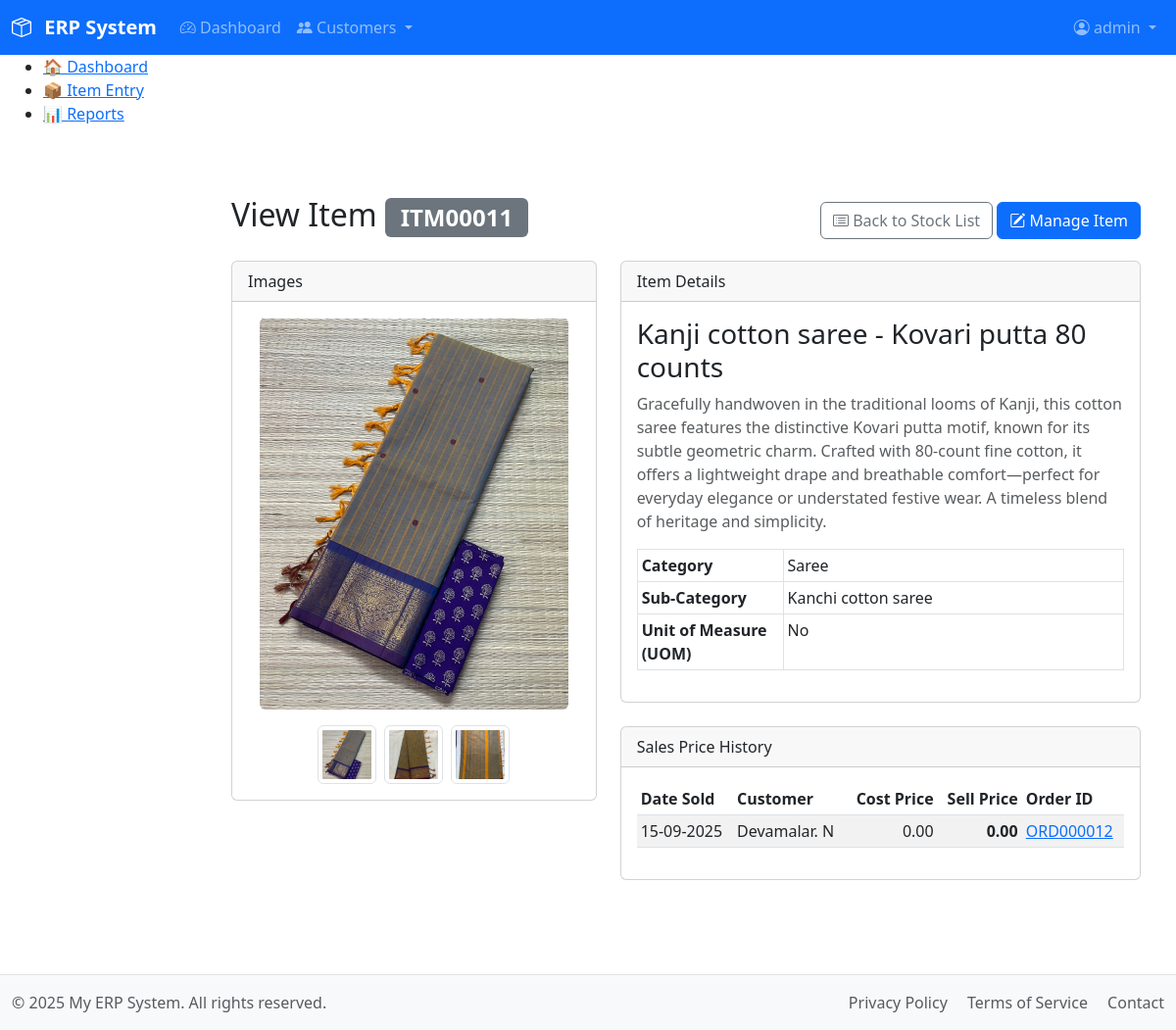
Page /modules/inventory/view_item.php?item_id=ITM00011 (signed in) on the earlier database version.
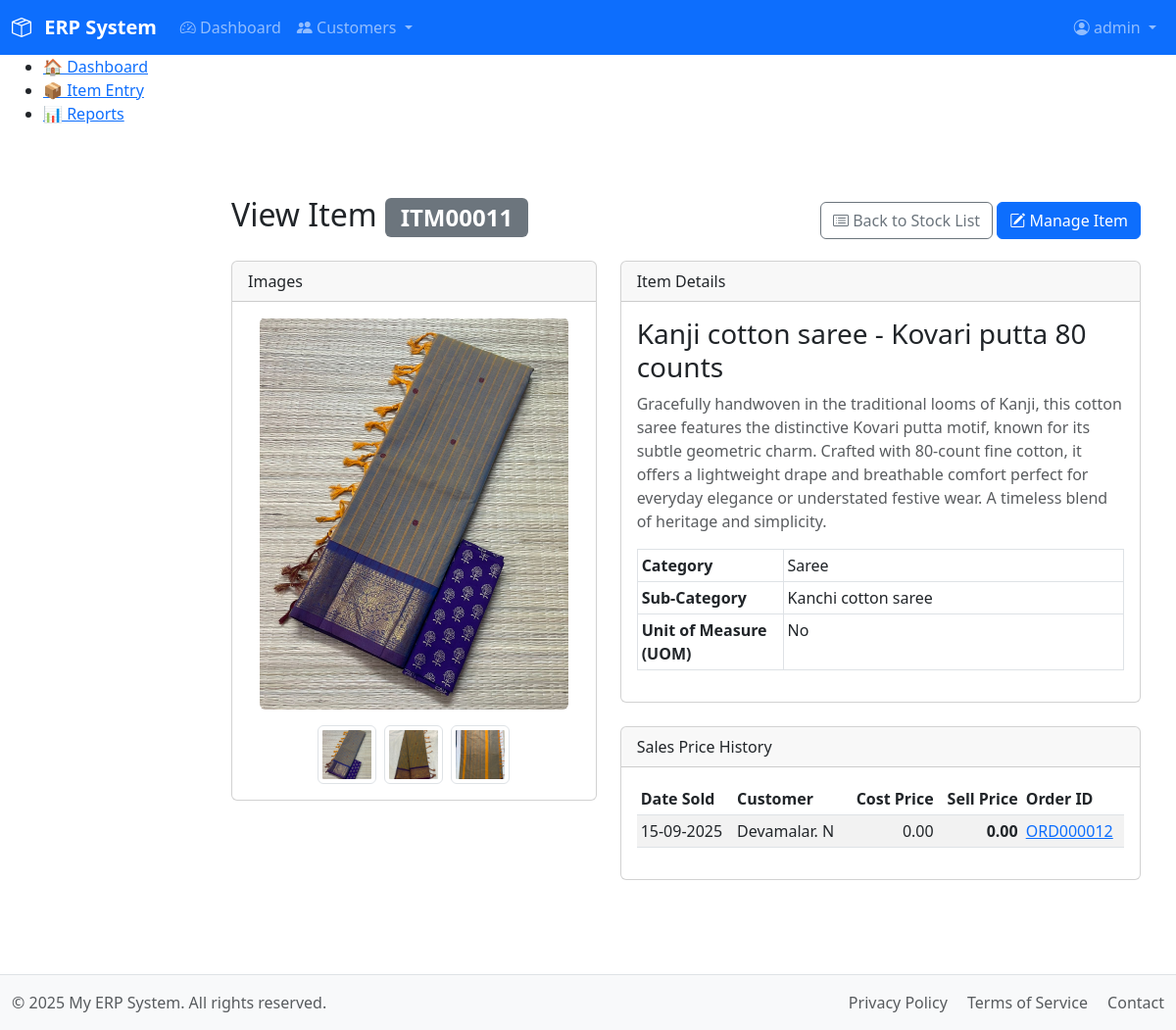
Same page on the later database version.
### tables this page shows
CREATE TABLE `items` (
  `item_id` varchar(10) NOT NULL,
  `category_sub_id` varchar(10) NOT NULL,
  `name` varchar(150) NOT NULL,
  `uom` varchar(20) NOT NULL DEFAULT 'No',
  `description` text DEFAULT NULL,
  `main_image_path` varchar(255) DEFAULT NULL,
  `created_at` timestamp NOT NULL DEFAULT current_timestamp(),
  `created_by` int(11) DEFAULT NULL,
  `created_by_name` varchar(50) DEFAULT NULL,
  `updated_at` timestamp NULL DEFAULT NULL ON UPDATE current_timestamp(),
  `updated_by` int(11) DEFAULT NULL,
  `updated_by_name` varchar(50) DEFAULT NULL,
  PRIMARY KEY (`item_id`),
  UNIQUE KEY `name` (`name`),
  KEY `category_sub_id` (`category_sub_id`),
  CONSTRAINT `fk_category_sub` FOREIGN KEY (`category_sub_id`) REFERENCES `categories_sub` (`category_sub_id`) ON DELETE CASCADE ON UPDATE CASCADE
);

CREATE TABLE `categories` (
  `category_id` varchar(10) NOT NULL,
  `name` varchar(255) NOT NULL,
  `description` text DEFAULT NULL,
  `created_at` timestamp NOT NULL DEFAULT current_timestamp(),
  `created_by` int(11) DEFAULT NULL,
  `created_by_name` varchar(255) DEFAULT NULL,
  `updated_at` timestamp NULL DEFAULT NULL,
  `updated_by` int(11) DEFAULT NULL,
  `updated_by_name` varchar(255) DEFAULT NULL,
  PRIMARY KEY (`category_id`),
  UNIQUE KEY `name` (`name`)
);

CREATE TABLE `categories_sub` (
  `category_sub_id` varchar(10) NOT NULL,
  `category_id` varchar(10) NOT NULL,
  `name` varchar(100) NOT NULL,
  `description` text DEFAULT NULL,
  `created_at` timestamp NOT NULL DEFAULT current_timestamp(),
  `created_by` int(11) DEFAULT NULL,
  `created_by_name` varchar(50) DEFAULT NULL,
  `updated_at` timestamp NULL DEFAULT NULL ON UPDATE current_timestamp(),
  `updated_by` int(11) DEFAULT NULL,
  `updated_by_name` varchar(50) DEFAULT NULL,
  PRIMARY KEY (`category_sub_id`),
  UNIQUE KEY `name` (`name`),
  KEY `category_id` (`category_id`),
  CONSTRAINT `fk_category` FOREIGN KEY (`category_id`) REFERENCES `categories` (`category_id`) ON DELETE CASCADE ON UPDATE CASCADE
);

CREATE TABLE `order_items` (
  `order_item_id` int(11) NOT NULL AUTO_INCREMENT,
  `order_id` varchar(10) NOT NULL,
  `item_id` varchar(10) NOT NULL,
  `quantity` decimal(10,2) NOT NULL,
  `price` decimal(10,2) NOT NULL,
  `cost_price` decimal(10,2) NOT NULL DEFAULT 0.00,
  `profit_margin` decimal(5,2) NOT NULL DEFAULT 0.00,
  PRIMARY KEY (`order_item_id`),
  KEY `order_id` (`order_id`),
  KEY `item_id` (`item_id`),
  CONSTRAINT `fk_order_header` FOREIGN KEY (`order_id`) REFERENCES `orders` (`order_id`) ON DELETE CASCADE ON UPDATE CASCADE
);

CREATE TABLE `orders` (
  `order_id` varchar(10) NOT NULL,
  `customer_id` varchar(10) NOT NULL,
  `order_date` date NOT NULL,
  `status` enum('New','Processing','Awaiting Stock','With Courier','Delivered','Canceled') NOT NULL DEFAULT 'New',
  `stock_type` enum('Ex-Stock','Pre-Book') NOT NULL DEFAULT 'Ex-Stock',
  `total_amount` decimal(10,2) NOT NULL DEFAULT 0.00,
  `other_expenses` decimal(10,2) NOT NULL DEFAULT 0.00,
  `payment_method` enum('BT','COD') NOT NULL DEFAULT 'COD',
  `payment_status` enum('Pending','Received') NOT NULL DEFAULT 'Pending',
  `remarks` text DEFAULT NULL,
  `created_at` timestamp NOT NULL DEFAULT current_timestamp(),
  `created_by` int(11) DEFAULT NULL,
  `created_by_name` varchar(50) DEFAULT NULL,
  PRIMARY KEY (`order_id`),
  KEY `customer_id` (`customer_id`),
  CONSTRAINT `fk_order_customer` FOREIGN KEY (`customer_id`) REFERENCES `customers` (`customer_id`) ON UPDATE CASCADE
);

CREATE TABLE `customers` (
  `customer_id` varchar(10) NOT NULL,
  `phone` varchar(15) NOT NULL,
  `name` varchar(100) NOT NULL,
  `address` text DEFAULT NULL,
  `city` varchar(50) DEFAULT NULL,
  `district` varchar(50) DEFAULT NULL,
  `postal_code` varchar(20) DEFAULT NULL,
  `known_by` varchar(50) DEFAULT NULL,
  `email` varchar(100) DEFAULT NULL,
  `first_order_date` date DEFAULT NULL,
  `description` text DEFAULT NULL,
  `profile` text DEFAULT NULL,
  `created_at` datetime NOT NULL,
  `created_by` int(11) NOT NULL,
  `created_by_name` varchar(100) NOT NULL,
  `updated_at` timestamp NULL DEFAULT NULL,
  `updated_by` int(11) DEFAULT NULL,
  `updated_by_name` varchar(255) DEFAULT NULL,
  PRIMARY KEY (`customer_id`),
  UNIQUE KEY `phone` (`phone`),
  KEY `created_by` (`created_by`),
  KEY `updated_by` (`updated_by`),
  CONSTRAINT `customers_ibfk_1` FOREIGN KEY (`created_by`) REFERENCES `users` (`id`),
  CONSTRAINT `customers_ibfk_2` FOREIGN KEY (`updated_by`) REFERENCES `users` (`id`)
);

### includes/functions.php (called while the page is built, shortened)
<?php
function get_item_details($item_id) {
    $db = db();
    $stmt = $db->prepare("
        SELECT
            i.*,
            cs.category_id, -- THIS IS THE CRITICAL ADDITION
            c.name as category_name,
            cs.name as sub_category_name
        FROM items i
        JOIN categories_sub cs ON i.category_sub_id = cs.category_sub_id
        JOIN categories c ON cs.category_id = c.category_id
        WHERE i.item_id = ?
    ");
    $stmt->bind_param("s", $item_id);
    $stmt->execute();
    $item_details = $stmt->get_result()->fetch_assoc();
    $image_dir = __DIR__ . '/../Images/';
    $image_pattern = $image_dir . $item_id . '-*.jpg';
    $image_paths = glob($image_pattern);
    $image_urls = [];
    if ($image_paths) {
        foreach ($image_paths as $path) {
            $image_urls[] = '/Images/' . basename($path);
        }
    }
    $item_details['images'] = $image_urls;
    $stmt_price = $db->prepare("
        SELECT
            o.order_date,
            o.order_id,
            oi.price,
            oi.cost_price,
            c.name as customer_name
        FROM order_items oi
        JOIN orders o ON oi.order_id = o.order_id
        JOIN customers c on o.customer_id = c.customer_id
        WHERE oi.item_id = ?
          AND o.status != 'Canceled'
        ORDER BY o.order_date DESC
    ");
    $stmt_price->bind_param("s", $item_id);
    $stmt_price->execute();
    $item_details['price_history'] = $stmt_price->get_result()->fetch_all(MYSQLI_ASSOC);
    return $item_details;
}

### modules/inventory/view_item.php (the view, shortened to what this page needs)
<?php
require_once __DIR__ . '/../../includes/functions.php';
$item_id = $_GET['item_id'] ?? null;
$item = get_item_details($item_id);
require_once __DIR__ . '/../../includes/header.php';
?>
<main class="container mt-4">
    <div class="d-flex justify-content-between align-items-center mb-3">
        <h2>View Item <span class="badge bg-secondary"><?= htmlspecialchars($item['item_id']) ?></span></h2>
        <div>
            <a href="/modules/inventory/list_stock_levels.php" class="btn btn-outline-secondary">
                <i class="bi bi-card-list"></i> Back to Stock List
            </a>
            <a href="/modules/inventory/entry_item.php?item_id=<?= htmlspecialchars($item['item_id']) ?>" class="btn btn-primary">
                <i class="bi bi-pencil-square"></i> Manage Item
            </a>
        </div>
    </div>
    <div class="row g-4">
        <div class="col-md-5">
            <div class="card">
                <div class="card-header">Images</div>
                <div class="card-body">
                    <?php if (empty($item['images'])): ?>
                        <div class="text-center text-muted p-4">
                            <i class="bi bi-image-alt fs-1"></i>
                            <p>No images available for this item.</p>
                        </div>
                    <?php else: ?>
                        <div class="mb-3 text-center">
                            <img src="<?= htmlspecialchars($item['main_image_path'] ?? $item['images'][0]) ?>"
                                 id="mainImageView"
                                 class="img-fluid rounded"
                                 style="max-height: 400px; object-fit: contain;"
                                 alt="Main item image">
                        </div>
                        <div class="d-flex flex-wrap gap-2 justify-content-center">
                            <?php foreach ($item['images'] as $image_url): ?>
                                <img src="<?= htmlspecialchars($image_url) ?>"
                                     class="img-thumbnail item-thumbnail"
                                     style="height: 60px; width: 60px; object-fit: cover; cursor: pointer;"
                                     alt="Item thumbnail">
                            <?php endforeach; ?>
                        </div>
                    <?php endif; ?>
                </div>
            </div>
        </div>
        <div class="col-md-7">
            <div class="card mb-4">
                <div class="card-header">Item Details</div>
                <div class="card-body">
                    <h3><?= htmlspecialchars($item['name']) ?></h3>
                    <p class="text-muted"><?= htmlspecialchars($item['description'] ?: 'No description provided.') ?></p>
                    <table class="table table-sm table-bordered">
                        <tr>
                            <th style="width: 30%;">Category</th>
                            <td><?= htmlspecialchars($item['category_name']) ?></td>
                        </tr>
                        <tr>
                            <th>Sub-Category</th>
                            <td><?= htmlspecialchars($item['sub_category_name']) ?></td>
                        </tr>
                        <tr>
                            <th>Unit of Measure (UOM)</th>
                            <td><?= htmlspecialchars($item['uom']) ?></td>
                        </tr>
                    </table>
                </div>
            </div>
            <div class="card">
                <div class="card-header">Sales Price History</div>
                <div class="card-body">
                    <?php if (empty($item['price_history'])): ?>
                        <p class="text-muted">This item has not been sold yet.</p>
                    <?php else: ?>
                        <div class="table-responsive" style="max-height: 300px;">
                            <table class="table table-sm table-striped table-hover">
                                <thead>
                                    <tr>
                                        <th>Date Sold</th>
                                        <th>Customer</th>
                                        <th class="text-end">Cost Price</th>
                                        <th class="text-end">Sell Price</th>
                                        <th>Order ID</th>
                                    </tr>
                                </thead>
                                <tbody>
                                    <?php foreach ($item['price_history'] as $history): ?>
                                    <tr>
                                        <td><?= htmlspecialchars(date("d-m-Y", strtotime($history['order_date']))) ?></td>
                                        <td><?= htmlspecialchars($history['customer_name']) ?></td>
                                        <td class="text-end"><?= number_format($history['cost_price'], 2) ?></td>
                                        <td class="text-end fw-bold"><?= number_format($history['price'], 2) ?></td>
                                        <td>
                                            <a href="/modules/sales/entry_order.php?order_id=<?= htmlspecialchars($history['order_id']) ?>" target="_blank">
                                                <?= htmlspecialchars($history['order_id']) ?>
                                            </a>
                                        </td>
                                    </tr>
                                    <?php endforeach; ?>
                                </tbody>
                            </table>
                        </div>
                    <?php endif; ?>
                </div>
            </div>
        </div>
    </div>
</main>
<?php require_once __DIR__ . '/../../includes/footer.php'; ?>

### includes/header.php (shortened to what this page needs)
<?php
$logged_in = isset($_SESSION['user_id']);
?>
<!DOCTYPE html>
<html lang="en" data-bs-theme="light">
<head>
    <link href="https://cdn.jsdelivr.net/npm/bootstrap@5.3.0/dist/css/bootstrap.min.css" rel="stylesheet">
    <link rel="stylesheet" href="https://cdn.jsdelivr.net/npm/bootstrap-icons@1.10.0/font/bootstrap-icons.css">
    <?php
        $cssPath = __DIR__ . '/../assets/css/main.css';
        $cssVersion = file_exists($cssPath) ? filemtime($cssPath) : time();
    ?>
    <link rel="stylesheet" href="/assets/css/main.css?v=<?= $cssVersion ?>">
    <link rel="stylesheet" href="https://cdn.jsdelivr.net/npm/litepicker/dist/css/litepicker.css"/>
</head>
<body class="d-flex flex-column min-vh-100">
    <nav class="navbar navbar-expand-lg navbar-dark bg-primary sticky-top">
        <div class="container-fluid">
            <a class="navbar-brand" href="/">
                <i class="bi bi-box-seam"></i> ERP System
            </a>
            <div class="collapse navbar-collapse" id="mainNav">
                <ul class="navbar-nav me-auto mb-2 mb-lg-0">
                    <?php if ($logged_in): ?>
                        <li class="nav-item">
                            <a class="nav-link" href="/index.php"><i class="bi bi-speedometer2"></i> Dashboard</a>
                        </li>
                        <li class="nav-item dropdown">
                            <a class="nav-link dropdown-toggle" href="#" id="customersDropdown" role="button" data-bs-toggle="dropdown" aria-expanded="false">
                                <i class="bi bi-people-fill"></i> Customers
                            </a>
                        </li>
                    <?php endif; ?>
                </ul>
                <ul class="navbar-nav">
                    <?php if ($logged_in): ?>
                        <li class="nav-item dropdown">
                            <a class="nav-link dropdown-toggle" href="#" role="button" data-bs-toggle="dropdown">
                                <i class="bi bi-person-circle"></i> <?php echo htmlspecialchars($_SESSION['username']); ?>
                            </a>
                        </li>
                    <?php else: ?>
                        <li class="nav-item">
                            <a class="nav-link" href="/login.php"><i class="bi bi-box-arrow-in-right"></i> Login</a>
                        </li>
                    <?php endif; ?>
                </ul>
            </div>
        </div>
    </nav>
    <div class="container-fluid flex-grow-1">
        <div class="row">
            <?php if ($logged_in && !isset($hide_sidebar)): ?>
                <?php require_once __DIR__ . '/sidebar.php'; ?>
            <?php endif; ?>
            <main class="<?php echo $logged_in && !isset($hide_sidebar) ? 'col-md-9 ms-sm-auto col-lg-10 px-md-4' : 'col-12'; ?>">

### includes/sidebar.php
<div class="sidebar">
  <ul>
    <li><a href="/index.php">🏠 Dashboard</a></li>
    <li><a href="/modules/item/entry.php">📦 Item Entry</a></li>
    <li><a href="#">📊 Reports</a></li>
  </ul>
</div>

### includes/footer.php (shortened to what this page needs)
        </main>
    </div>
</div>
<footer class="footer mt-auto py-3 bg-light border-top">
    <div class="container-fluid">
        <div class="row">
            <div class="col-md-6 text-center text-md-start">
                <span class="text-muted">&copy; <?php echo date('Y'); ?> My ERP System. All rights reserved.</span>
            </div>
            <div class="col-md-6 text-center text-md-end">
                <ul class="list-inline mb-0">
                    <li class="list-inline-item"><a href="/privacy.php" class="text-muted">Privacy Policy</a></li>
                    <li class="list-inline-item"><a href="/terms.php" class="text-muted">Terms of Service</a></li>
                    <li class="list-inline-item"><a href="/contact.php" class="text-muted">Contact</a></li>
                </ul>
            </div>
        </div>
    </div>
</footer>
</body>
</html>

### assets/css/main.css (style rules this page uses)
.navbar-brand { font-weight: 600; }
.navbar-brand i { margin-right: 8px; }
.footer { background-color: #f8f9fa !important; }
.footer a { text-decoration: none; }
.footer .list-inline-item:not(:last-child) { margin-right: 1rem; }
main { padding-top: 1rem; padding-bottom: 3rem; }

Differences in the rows shown:
changed items "Kanji cotton saree - Kovari putta 80 counts": description "…lightweight drape and breathable comfort—perfect for everyday elegance or…" → "…lightweight drape and breathable comfort perfect for everyday elegance or…"
